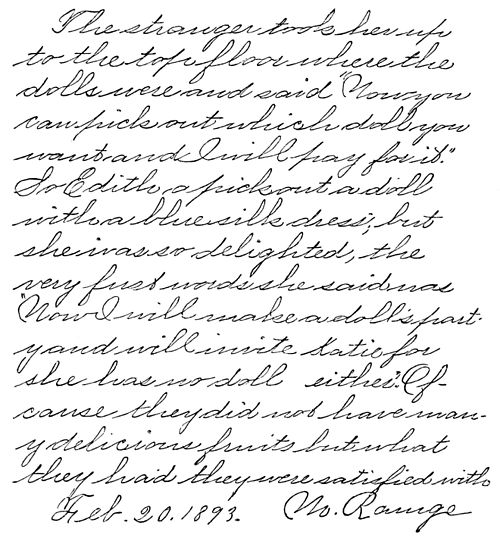
#> input picture test/cs.jpg, 500 x 538 px
$ python -i FeatureStractor.py   (imports and definitions only)
#> lines starting #> are read from the running program, lines starting #| are printed output that depends on the picture; after the words box and inside, x2 and y2 are one past the last pixel; in counts of white or black regions, pixels touching at a corner belong together
### Features/Baseline/Baseline.py
import cv2
import numpy as np
import matplotlib as plt

ASCENDING = 1
LEVELED = 0
DESCENDING =-1

def rotate(img, angle):
    M  = cv2.getRotationMatrix2D((img.shape[1]//2, img.shape[0]//2), angle, 1)
    return cv2.warpAffine(img, M, (img.shape[1],img.shape[0]),borderValue = 0)


def BaselineFeature(img):

    img[img == 0] = 1
    img[img == 255] = 0

    center = img.shape[0]//2
    top = center - img.shape[0]//5
    bottom = center + img.shape[0]//5

    best = 0
    angle = 0
    for i in range(-30,30):
        imgx = rotate(img, i)
        s = np.sum(imgx[top:bottom, 0:img.shape[1]])
        if s > best:
            best = s
            angle = i
            plt.pyplot.imshow(imgx, cmap="binary")

    if angle < -5:
        return ASCENDING, angle
    elif angle > 5:
        return DESCENDING, angle
    return LEVELED, angle

### Features/WordSpace/WordSpace.py
import cv2
import numpy as np
import matplotlib.pyplot as plt


WIDE_SPACE = 0
NARROW_SPACE = 1

def WordSpaceFeature(img): #img es imagen en binario

    #Nos quedamos con la parte central de la imagen
    proportion = int(img.shape[0]/4)
    img2 = img[proportion: 3*proportion, 0:img.shape[1]]
    # img2[img2 == 0] = 1
    # img2[img2 == 255] = 0

    #Aplicamos filtros mofologicos de difusion
    kernel = np.ones((2,5), np.uint8)
    img2 = cv2.dilate(img2,kernel,iterations =1)

    #Extraccion de los rectangulos que bordean las alabras
    contours, hierarchy = cv2.findContours(img2.copy(),cv2.RETR_EXTERNAL,cv2.CHAIN_APPROX_NONE)
    sorted_contours_lines = sorted(contours,key = lambda ctr : cv2.boundingRect(ctr)[0])

    #Determinar espacio entre palabras por los extremos de los rectangulos
    words_rectangles = []
    for ctr in sorted_contours_lines:
            x,y,w,h = cv2.boundingRect(ctr)
            if x+ w> img2.shape[1] or y+h> img2.shape[0] or w < img2.shape[1]/50:continue
            cv2.rectangle(img2, (x,y),(x+w,y+h), (255,255,255),2)
            words_rectangles.append((x,x+w))
            plt.imshow(img2, cmap="binary")

    words_rectangles.sort(key = lambda x: x[0])
    mean_space = sum([words_rectangles[i+1][0] - words_rectangles[i][1] for i in range(len(words_rectangles)-1)])/(words_rectangles[len(words_rectangles)-1][1]-words_rectangles[0][0])

    if mean_space >= img.shape[1]/20: #Esta proporcion puede cambiarse
        return WIDE_SPACE
    return NARROW_SPACE

### Features/LineSpace/LineSpace.py
import cv2
import numpy as np
import os
import matplotlib as plt
import scipy.signal as scy
import math

LINESPACE_SEPARETED = 0
LINESPACE_CROWDED = 1


def margin_text(img):
    # img[img==1] = 255
    # img[img == 0] = 1
    # img[img == 255] = 0

    proportion = int((img.shape[1])/20)
    d = [0] * (img.shape[1]//proportion + 1)
    for i in range(len(d)):
        val = np.sum(img[0:img.shape[0], i*proportion:min(i*proportion + proportion, img.shape[1])]
                     ) / ((min(i*proportion + proportion, img.shape[1]) - i*proportion) * img.shape[0])
        if not math.isnan(val):
            d[i] = val

    delta = [0] * len(d)
    th = np.median(d)/2
    for i in range(len(d)):
        delta[i] = int((1 + np.sign(d[i] - th))//2)

    return delta, proportion


def SPR(img):

    PR = np.sum(img == 1, axis=1)
    box = np.ones((img.shape[0])//3)
    SPR = np.convolve(PR, box, mode='same')
    return SPR


def LineSpaceFeature(img):

    delta, proportion = margin_text(img)
    width = 0
    total = 0

    for i in range(len(delta)):
        if delta[i] > 0:

            sub_img = img[0:img.shape[0], i *
                          proportion:min(i*proportion + proportion, img.shape[1])]
            Spr = list(SPR(sub_img))

            peaks_max, _ = scy.find_peaks(Spr, distance=img.shape[1]//10)
            peaks_min, _ = scy.find_peaks(
                [Spr[i] * -1 for i in range(len(Spr))], distance=img.shape[1]//10)
            peaks = np.concatenate((peaks_max, peaks_min))
            peaks.sort(kind="mergesort")

            # plt.pyplot.imshow(sub_img, cmap="binary")

            # TODO en dependencia de la cantidad de pikes si 1 espaciado amplo, si 2 calcular densidad de extremos, si >2 descartar
            # TODO asignrle a la imagen el promedio

            if len(peaks) == 1:
                width += 1
                total += 1
            elif len(peaks) == 2:
                width += np.sum(sub_img[0:peaks[0], 0:sub_img.shape[1]]) + np.sum(
                    sub_img[0:peaks[1], 0:sub_img.shape[1]]) <= (sub_img.shape[0] * sub_img.shape[1])/5
                total += 1

            # plt.pyplot.plot(Spr[0:len(Spr)], range(0,sub_img.shape[0]), color='red')
            # plt.pyplot.scatter([Spr[i] for i in peaks], peaks,[20]*len(peaks))
            # plt.pyplot.show()

    if width/(total) < 0.7:
        return LINESPACE_CROWDED
    return LINESPACE_SEPARETED

### Features/FeatureStractor.py
from .Baseline import Baseline
from .LineSpace import LineSpace
from .WordSpace import WordSpace
from .Margin import Margin

class FeaturesInfo():
    def __init__(self, image):
        img1, img2 = FeaturesInfo.preprocessing(image)
        self.image = img1
        self.baseline = Baseline.BaselineFeature(img2)
        self.word_space = WordSpace.WordSpaceFeature(img1)
        self.line_space = LineSpace.LineSpaceFeature(img2)
        self.margin = Margin.MarginFeature(img2)


    def thresholding(img):
        thresh, im_bw = cv2.threshold(img, 180, 255, cv2.THRESH_BINARY_INV | cv2.THRESH_OTSU)
        thresh, im_bw2 = cv2.threshold(img, 180, 255, cv2.THRESH_BINARY | cv2.THRESH_OTSU)
        return im_bw, im_bw2

    def preprocessing(img):
        img = cv2.cvtColor(img, cv2.COLOR_BGR2RGB)
        img = cv2.cvtColor(img, cv2.COLOR_BGR2GRAY)
        img = cv2.GaussianBlur(img, (5,5),0)
        img1, img2 = FeaturesInfo.thresholding(img)
        return img1, img2

>>> import cv2
>>> picture = cv2.imread('../test/cs.jpg')
#> picture is the input picture: shape (538, 500, 3); min 0, max 255, mean 234
>>> result = FeaturesInfo(picture).preprocessing()
#> in preprocessing, `img = cv2.GaussianBlur(img, (5,5),0)`:
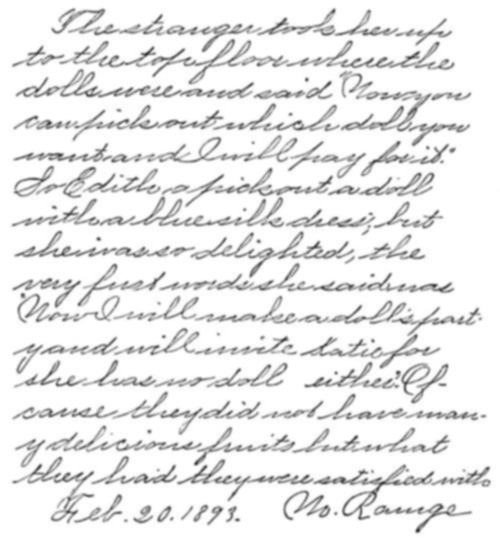
#> img: shape (538, 500); min 48, max 255, mean 234
#> in thresholding, `thresh, im_bw = cv2.threshold(img, 180, 255, cv2.THRESH_BINARY_INV | c..`:
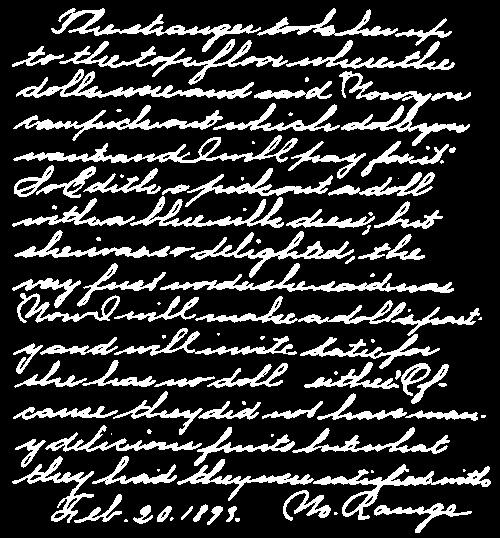
#> im_bw: shape (538, 500); 20.1% white; 111 white regions (35 under 20 px), largest, box (x1, y1, x2, y2) and area: (59, 39, 288, 85) 2000, (339, 71, 470, 146) 1945, (160, 263, 454, 293) 1927
#> in thresholding, `thresh, im_bw = cv2.threshold(img, 180, 255, cv2.THRESH_BINARY_INV | c..`: thresh = 209
#> the loop in BaselineFeature, `for i in range(-30,30):` made 60 passes
#> (s, best) on passes 1, 54, 55, 57, 59, 60: (23724, 23724), (23794, 23794), (23857, 23857), (23901, 23901), (23986, 23986), (24110, 24110)
#> s on passes 2 to 7: 23684, 23475, 23428, 23373, 23319, 23280
#> pass 1, in BaselineFeature, `imgx = rotate(img, i)`:
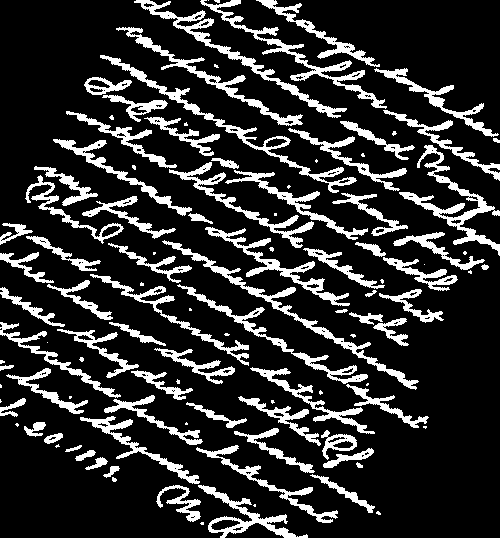
#> imgx: shape (538, 500); values 0 (black) and 1 (white), 18.2% white; 111 white regions (39 under 20 px), largest, box (x1, y1, x2, y2) and area: (162, 240, 419, 390) 1930, (100, 55, 357, 193) 1927, (399, 145, 500, 256) 1917
#> pass 3, in BaselineFeature, `imgx = rotate(img, i)`:
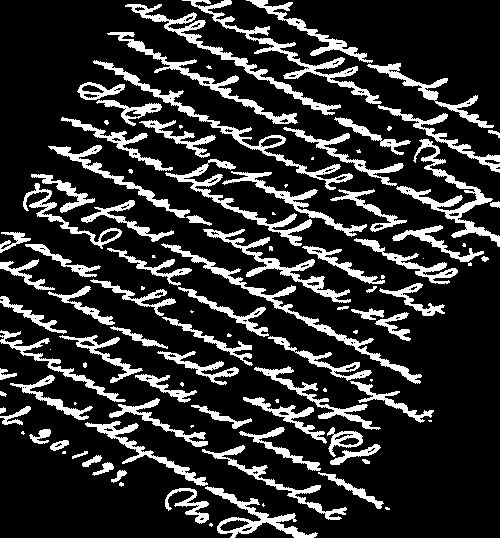
#> imgx: shape (538, 500); values 0 (black) and 1 (white), 18.3% white; 109 white regions (34 under 20 px), largest, box (x1, y1, x2, y2) and area: (182, 0, 382, 104) 1935, (161, 243, 422, 384) 1935, (93, 60, 353, 190) 1925
#> after the loop in BaselineFeature, `for i in range(-30,30):`: angle = 29; best = 24110
#> in __init__, `self.baseline = Baseline.BaselineFeature(img2)`: self.baseline = (-1, 29)
#> in WordSpaceFeature, `img2 = img[proportion: 3*proportion, 0:img.shape[1]]`: img2: shape (268, 500); 20.2% white; 69 white regions (24 under 20 px), largest, box (x1, y1, x2, y2) and area: (160, 129, 454, 159) 1927, (13, 1, 298, 29) 1911, (190, 97, 354, 144) 1515
#> in WordSpaceFeature, `img2 = cv2.dilate(img2,kernel,iterations =1)`:
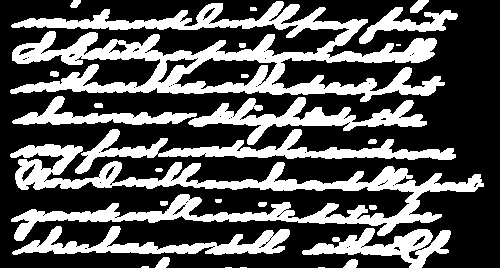
#> img2: shape (268, 500); 33.5% white; 28 white regions (5 under 20 px)
#> in WordSpaceFeature, `contours, hierarchy = cv2.findContours(img2.copy(),cv2.RETR_EXTERNAL,c..`: contours = 27 contours, 8 with area under 20; largest, box (x1, y1, x2, y2) and area: (10, 1, 445, 102) 16445, (10, 144, 484, 241) 10694, (75, 129, 456, 174) 3635, (188, 97, 427, 145) 3172, (12, 226, 290, 255) 2823
#> in WordSpaceFeature, `sorted_contours_lines = sorted(contours,key = lambda ctr : cv2.boundin..`: sorted_contours_lines has the same summary as contours
#> the loop in WordSpaceFeature, `for ctr in sorted_contours_lines:` made 27 passes
#> (x, y, w, h) on passes 1 to 12: (10, 144, 474, 97), (10, 1, 435, 101), (12, 226, 278, 29), (12, 96, 185, 29), (50, 71, 9, 6), (70, 0, 11, 8), (75, 129, 381, 45), (94, 103, 9, 5), (141, 266, 8, 2), (155, 257, 15, 11), (155, 168, 8, 4), (160, 201, 8, 5)
#> after the loop in WordSpaceFeature, `for ctr in sorted_contours_lines:`:
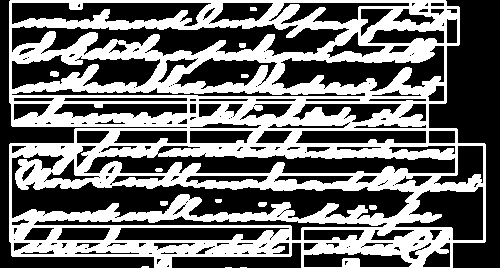
#> img2: shape (268, 500); 43.3% white; 13 white regions (3 under 20 px), largest, box (x1, y1, x2, y2) and area: (9, 0, 486, 268) 57740, (50, 71, 59, 77) 47, (258, 202, 267, 207) 40
#> after the loop in WordSpaceFeature, `for ctr in sorted_contours_lines:`: words_rectangles = [(10, 484), (10, 445), (12, 290), (12, 197), (70, 81), (75, 456), (155, 170), (188, 427), (302, 451), (343, 358), (359, 458), (410, 429)]
#> in WordSpaceFeature, `mean_space = sum([words_rectangles[i+1][0] - words_rectangles[i][1] fo..`: mean_space = -4.49
#> in __init__, `self.word_space = WordSpace.WordSpaceFeature(img1)`: self.word_space = 1
#> the loop in margin_text, `for i in range(len(d)):` made 21 passes
#> val on passes 1 to 12: 0.0594, 0.22, 0.249, 0.254, 0.227, 0.204, 0.22, 0.211, 0.234, 0.218, 0.219, 0.226
#> after the loop in margin_text, `for i in range(len(d)):`: d = [0.0594, 0.22, 0.249, 0.254, 0.227, 0.204, 0.22, 0.211, 0.234, 0.218, 0.219, 0.226, 0.214, 0.224, 0.245, 0.232, 0.28, 0.191, 0.069, 0.0194, 0]
#> in margin_text, `delta = [0] * len(d)`: delta = [0, 0, 0, 0, 0, 0, 0, 0, 0, 0, 0, 0, 0, 0, 0, 0, 0, 0, 0, 0, 0]
#> in margin_text, `th = np.median(d)/2`: th = 0.11
#> the loop in margin_text, `for i in range(len(d)):` made 21 passes
#> after the loop in margin_text, `for i in range(len(d)):`: delta = [0, 1, 1, 1, 1, 1, 1, 1, 1, 1, 1, 1, 1, 1, 1, 1, 1, 1, 0, 0, 0]
#> in LineSpaceFeature, `delta, proportion = margin_text(img)`: proportion = 25
#> the loop in LineSpaceFeature, `for i in range(len(delta)):` made 21 passes
#> after the loop in LineSpaceFeature, `for i in range(len(delta)):`:
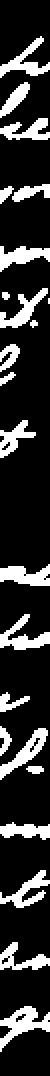
#> sub_img: shape (538, 25) (shown 2 times larger); values 0 (black) and 1 (white), 19.1% white; 23 white regions (3 under 20 px), largest, box (x1, y1, x2, y2) and area: (0, 503, 25, 526) 232, (0, 307, 25, 325) 187, (0, 364, 24, 390) 185
#> after the loop in LineSpaceFeature, `for i in range(len(delta)):`: total = 0
#> (the run stopped early here; a loop or call above may not have finished)

$ run again, on test/lh.jpg
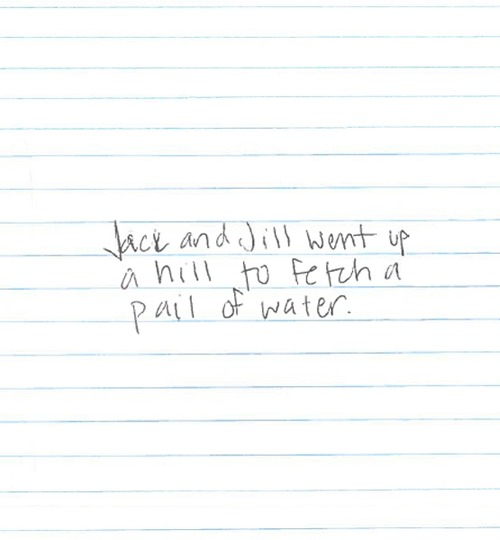
#> input picture test/lh.jpg, 500 x 540 px
#> picture is the input picture: shape (540, 500, 3); mean B, G, R 251.4, 251.4, 249.8
#> im_bw: shape (540, 500); 2% white; 34 white regions (4 under 20 px), largest, box (x1, y1, x2, y2) and area: (103, 220, 150, 261) 496, (328, 224, 376, 250) 417, (325, 258, 372, 287) 414
#> thresh = 220
#> the loop in BaselineFeature, `for i in range(-30,30):` made 60 passes
#> (s, best) on passes 1, 2, 32, 42: (5304, 5304), (5340, 5340), (5346, 5346), (5349, 5349)
#> after the loop in BaselineFeature, `for i in range(-30,30):`: angle = 11; best = 5349
#> self.baseline = (-1, 11)
#> contours = 27 contours, 3 with area under 20; largest, box (x1, y1, x2, y2) and area: (101, 85, 171, 127) 1040, (219, 126, 272, 185) 1010, (304, 89, 378, 116) 960, (323, 123, 374, 153) 695, (259, 163, 298, 186) 476
#> sorted_contours_lines has the same summary as contours
#> the loop in WordSpaceFeature, `for ctr in sorted_contours_lines:` made 27 passes
#> (x, y, w, h) on passes 1 to 8: (101, 85, 70, 42), (118, 133, 23, 23), (129, 165, 19, 35), (152, 125, 24, 25), (153, 166, 30, 22), (177, 132, 10, 17), (178, 97, 34, 18), (187, 160, 10, 24)
#> after the loop in WordSpaceFeature, `for ctr in sorted_contours_lines:`:
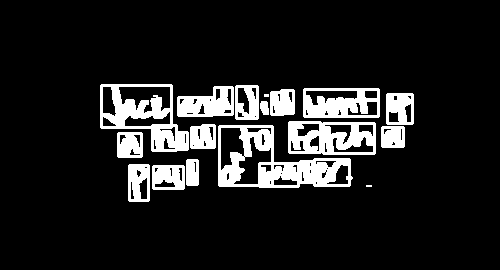
#> img2: shape (270, 500); 12.2% white; 17 white regions (2 under 20 px), largest, box (x1, y1, x2, y2) and area: (218, 125, 353, 188) 3615, (100, 84, 189, 152) 2605, (288, 121, 376, 155) 2062
#> after the loop in WordSpaceFeature, `for ctr in sorted_contours_lines:`: words_rectangles = [(101, 171), (118, 141), (129, 148), (152, 176), (153, 183), (177, 187), (178, 212), (187, 197), (191, 201), (202, 214), (214, 232), (219, 272), (236, 257), (259, 298), (271, 283), (281, 293), (289, 320), (300, 312), (304, 378), (314, 349), (323, 374), (382, 403), (387, 412)]
#> mean_space = -1.08
#> self.word_space = 1
#> the loop in margin_text, `for i in range(len(d)):` made 21 passes
#> val on passes 1 to 8: 0, 0, 0, 0, 0.0237, 0.0384, 0.0367, 0.0327
#> after the loop in margin_text, `for i in range(len(d)):`: d = [0, 0, 0, 0, 0.0237, 0.0384, 0.0367, 0.0327, 0.0221, 0.0339, 0.0319, 0.031, 0.0389, 0.0442, 0.0288, 0.0195, 0.0108, 0, 0, 0, 0]
#> in margin_text, `delta = [0] * len(d)`: delta = [0, 0, 0, 0, 0, 0, 0, 0, 0, 0, 0, 0, 0, 0, 0, 0, 0, 0, 0, 0, 0]
#> th = 0.0111
#> the loop in margin_text, `for i in range(len(d)):` made 21 passes
#> after the loop in margin_text, `for i in range(len(d)):`: delta = [0, 0, 0, 0, 1, 1, 1, 1, 1, 1, 1, 1, 1, 1, 1, 1, 0, 0, 0, 0, 0]
#> in LineSpaceFeature, `delta, proportion = margin_text(img)`: proportion = 25
#> the loop in LineSpaceFeature, `for i in range(len(delta)):` made 21 passes
#> peaks_max on passes 5 to 12: [255], [284], [274], [277], [270], [270], [273], [270]
#> after the loop in LineSpaceFeature, `for i in range(len(delta)):`:
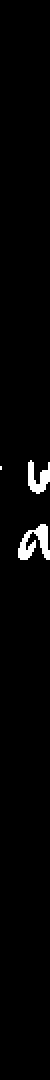
#> sub_img: shape (540, 25) (shown 2 times larger); values 0 (black) and 1 (white), 1.9% white; 3 white regions (1 under 20 px), largest, box (x1, y1, x2, y2) and area: (9, 262, 25, 280) 155, (14, 230, 25, 247) 106
#> after the loop in LineSpaceFeature, `for i in range(len(delta)):`: total = 12
#> self.line_space = 0
#> PR = 500 values, max 51 at index 158, min 0 at index 0, mean 10.6
#> after the loop in MarginFeature, ``: margin_px_line = 500
#> self.margin = 1
